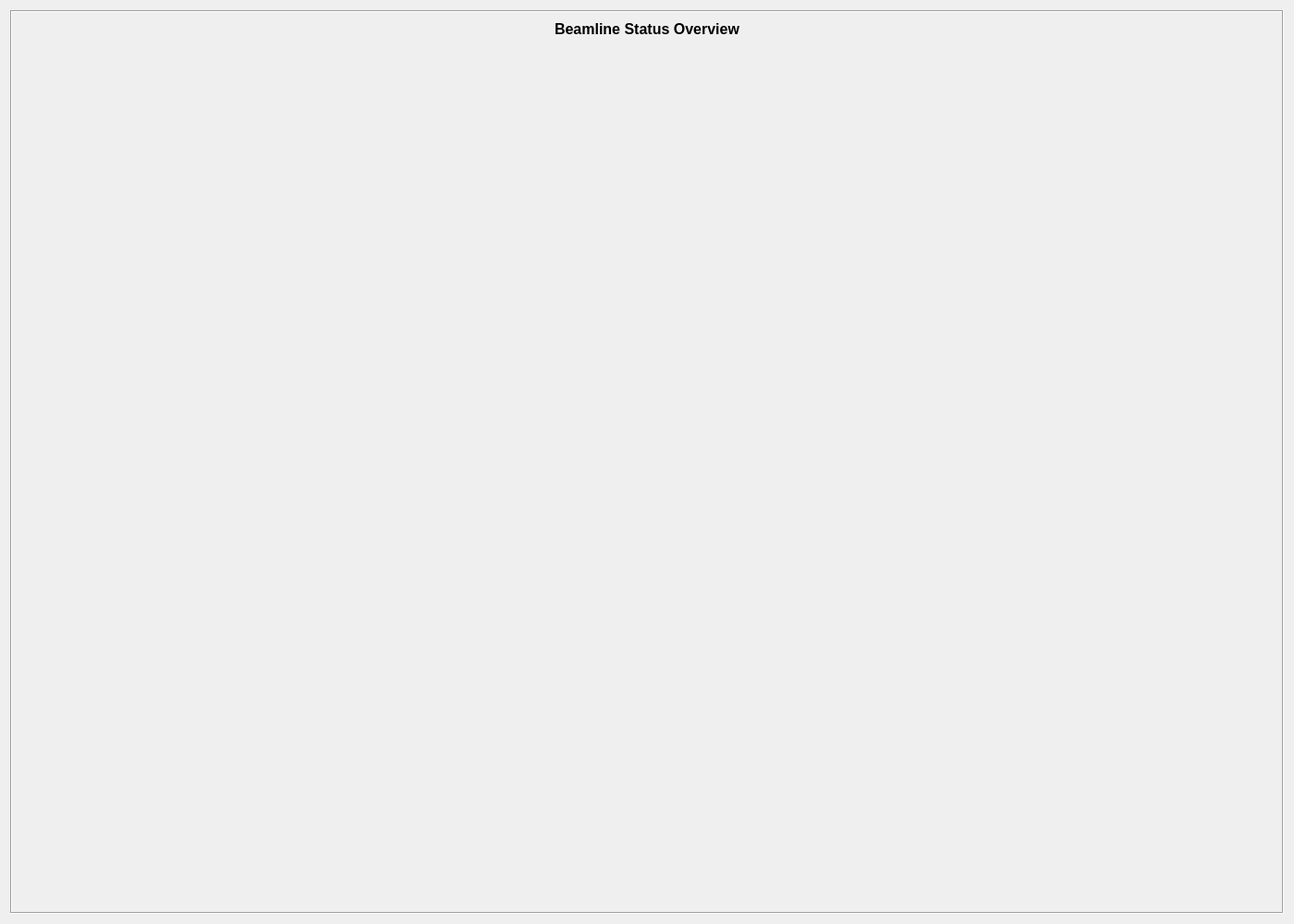
<?xml version="1.0" encoding="UTF-8"?>
<ui version="4.0">
 <class>Form</class>
 <widget class="QWidget" name="Form">
  <property name="geometry">
   <rect>
    <x>0</x>
    <y>0</y>
    <width>1400</width>
    <height>1000</height>
   </rect>
  </property>
  <property name="windowTitle">
   <string>Device Grid</string>
  </property>
  <layout class="QVBoxLayout" name="rootLayout">
   <item>
    <widget class="QFrame" name="screenFrame">
     <property name="frameShape">
      <enum>QFrame::Box</enum>
     </property>
     <property name="frameShadow">
      <enum>QFrame::Sunken</enum>
     </property>
     <property name="lineWidth">
      <number>1</number>
     </property>
     <layout class="QVBoxLayout" name="frameLayout">
      <item>
       <widget class="PyDMLabel" name="DeviceName">
        <property name="font">
         <font>
          <pointsize>12</pointsize>
          <bold>true</bold>
         </font>
        </property>
        <property name="text">
         <string>Beamline Status Overview</string>
        </property>
        <property name="alignment">
         <set>Qt::AlignCenter</set>
        </property>
        <property name="alarmSensitiveContent" stdset="0">
         <bool>false</bool>
        </property>
        <property name="alarmSensitiveBorder" stdset="0">
         <bool>false</bool>
        </property>
       </widget>
      </item>
      <item>
       <!-- Grid on the left, TabDock on the right: device detail screens dock
            into the TabDock as tabs, exactly like the KFE/LFE home screen. -->
       <layout class="QHBoxLayout" name="bodyLayout">
        <item>
         <layout class="QVBoxLayout" name="gridColumn">
          <item>
           <widget class="AlarmGrid" name="alarmGrid">
            <property name="configFile" stdset="0">
             <string>alarm_grid.yaml</string>
            </property>
           </widget>
          </item>
          <item>
           <spacer name="verticalSpacer">
            <property name="orientation">
             <enum>Qt::Vertical</enum>
            </property>
            <property name="sizeHint" stdset="0">
             <size>
              <width>20</width>
              <height>40</height>
             </size>
            </property>
           </spacer>
          </item>
         </layout>
        </item>
        <item>
         <widget class="TabDock" name="TabDock"/>
        </item>
       </layout>
      </item>
     </layout>
    </widget>
   </item>
  </layout>
 </widget>
 <customwidgets>
  <customwidget>
   <class>PyDMLabel</class>
   <extends>QLabel</extends>
   <header>pydm.widgets.label</header>
  </customwidget>
  <customwidget>
   <class>AlarmGrid</class>
   <extends>QWidget</extends>
   <header>pcdswidgets.common.dock.alarm_grid</header>
  </customwidget>
  <customwidget>
   <class>TabDock</class>
   <extends>QWidget</extends>
   <header>pcdswidgets.common.dock.tab_dock</header>
  </customwidget>
 </customwidgets>
 <resources/>
 <connections/>
</ui>
